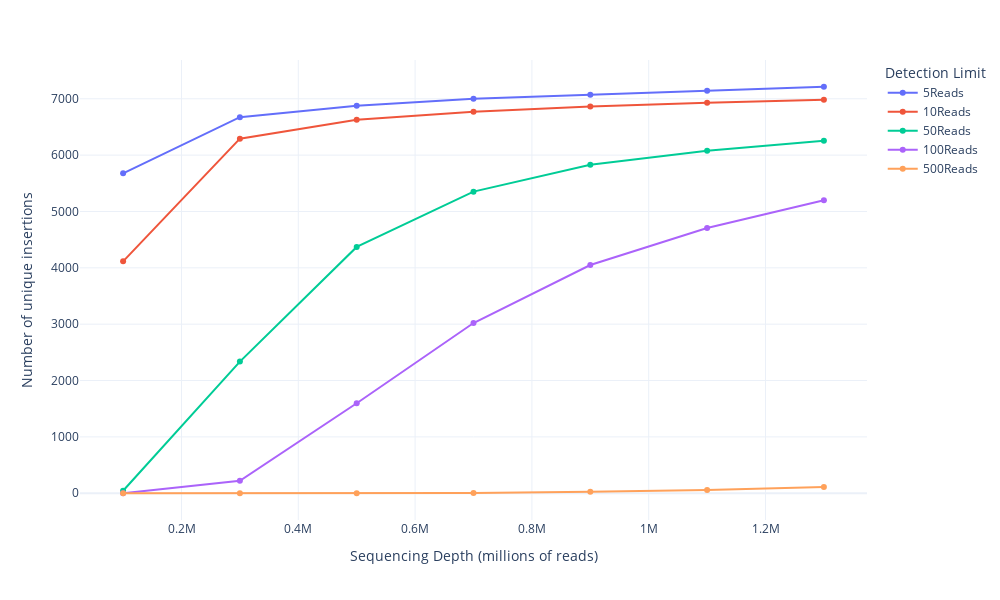

The cell this chart's notebook holds for it:
### Code cell
fig = px.line(ec_curves, 
              x="num_reads", 
              y="num_insertions", 
              color='ReadCutoff',
              labels = {'num_reads': "Sequencing Depth (millions of reads)",
                        'num_insertions': "Number of unique insertions",
                        'ReadCutoff': 'Detection Limit'}, 
              template = "plotly_white", 
              height=600, 
              width=1000)

fig.update_traces(mode='markers+lines')

### Figure 1 — Plotly figure (JSON) as saved in the notebook; plotly's stock layout.template omitted (floating-point values rounded to 4 significant figures)
{"data": [{"hovertemplate": "Detection Limit=5Reads<br>Sequencing Depth (millions of reads)=%{x}<br>Number of unique insertions=%{y}<extra></extra>", "legendgroup": "5Reads", "line": {"color": "#636efa", "dash": "solid"}, "mode": "markers+lines", "name": "5Reads", "orientation": "v", "showlegend": true, "type": "scatter", "x": [100000, 300000, 500000, 700000, 900000, 1100000, 1300000], "xaxis": "x", "y": [5676, 6674, 6876, 6998, 7070, 7142, 7213], "yaxis": "y"}, {"hovertemplate": "Detection Limit=10Reads<br>Sequencing Depth (millions of reads)=%{x}<br>Number of unique insertions=%{y}<extra></extra>", "legendgroup": "10Reads", "line": {"color": "#EF553B", "dash": "solid"}, "mode": "markers+lines", "name": "10Reads", "orientation": "v", "showlegend": true, "type": "scatter", "x": [100000, 300000, 500000, 700000, 900000, 1100000, 1300000], "xaxis": "x", "y": [4115, 6292, 6628, 6769, 6862, 6931, 6982], "yaxis": "y"}, {"hovertemplate": "Detection Limit=50Reads<br>Sequencing Depth (millions of reads)=%{x}<br>Number of unique insertions=%{y}<extra></extra>", "legendgroup": "50Reads", "line": {"color": "#00cc96", "dash": "solid"}, "mode": "markers+lines", "name": "50Reads", "orientation": "v", "showlegend": true, "type": "scatter", "x": [100000, 300000, 500000, 700000, 900000, 1100000, 1300000], "xaxis": "x", "y": [45, 2336, 4371, 5352, 5827, 6079, 6253], "yaxis": "y"}, {"hovertemplate": "Detection Limit=100Reads<br>Sequencing Depth (millions of reads)=%{x}<br>Number of unique insertions=%{y}<extra></extra>", "legendgroup": "100Reads", "line": {"color": "#ab63fa", "dash": "solid"}, "mode": "markers+lines", "name": "100Reads", "orientation": "v", "showlegend": true, "type": "scatter", "x": [100000, 300000, 500000, 700000, 900000, 1100000, 1300000], "xaxis": "x", "y": [1, 222, 1597, 3020, 4050, 4706, 5199], "yaxis": "y"}, {"hovertemplate": "Detection Limit=500Reads<br>Sequencing Depth (millions of reads)=%{x}<br>Number of unique insertions=%{y}<extra></extra>", "legendgroup": "500Reads", "line": {"color": "#FFA15A", "dash": "solid"}, "mode": "markers+lines", "name": "500Reads", "orientation": "v", "showlegend": true, "type": "scatter", "x": [100000, 300000, 500000, 700000, 900000, 1100000, 1300000], "xaxis": "x", "y": [0, 0, 1, 6, 25, 59, 109], "yaxis": "y"}], "layout": {"height": 600, "legend": {"title": {"text": "Detection Limit"}, "tracegroupgap": 0}, "margin": {"t": 60}, "width": 1000, "xaxis": {"anchor": "y", "domain": [0, 1], "title": {"text": "Sequencing Depth (millions of reads)"}}, "yaxis": {"anchor": "x", "domain": [0, 1], "title": {"text": "Number of unique insertions"}}}}
